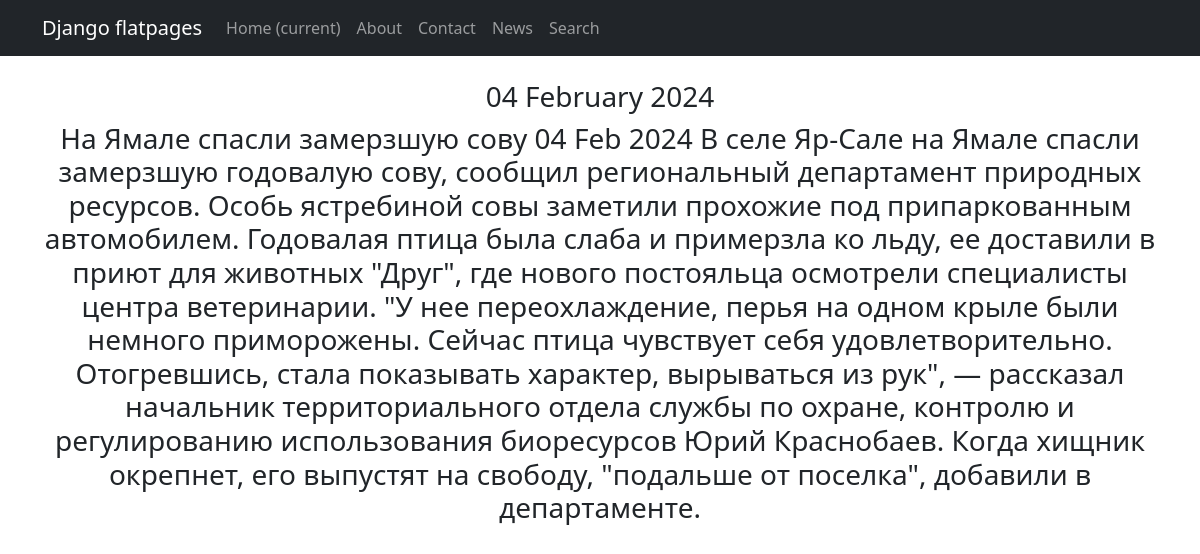
/news/6, run on the app's committed database.
### news/models.py (models this page shows, shortened)
class Post(models.Model):
    author = models.ForeignKey(Author, on_delete=models.CASCADE)
    categoryType = models.CharField(max_length=2, choices=CATEGORY_CHOICES, default=ARTICLE) #Выбор статьи или новости
    dateCreation = models.DateTimeField(auto_now_add=True) #Дата и время создания
    postCategory = models.ManyToManyField(Category, through='PostCategory') #Доп связь с категориями
    title = models.CharField(max_length=128) #Заголовок
    text = models.TextField() #текст
    rating = models.SmallIntegerField(default=0) #Рейтинг

### news/views.py (the view)
# urls.py: path('<int:pk>', NewDetail.as_view(), name='post_detail')
class NewDetail(DetailView):
    model = Post
    template_name = 'flatpages/new.html'
    context_object_name = 'new'

### news/templatetags/castom_filters.py (called while the page is built)
@register.filter()
def censor(value):
    bad_words = ('редиска', 'редиски', 'редисками', 'бяка', 'бяки', 'бука', 'буки', 'буки!', 'буками')
    if not isinstance(value, str):
        raise TypeError(f"unresolved type '{type(value)}' expected  type 'str'")
    specialsimbols=('!', ',', '.', ':', ';')
    for word in value.split():
        if word[len(word)-1] in specialsimbols:
            word = word[:len(word)-1]
        if word.lower() in bad_words:
            value = value.replace(word, f"{word[0]}{'*' * (len(word) - 1)}")
    return value

### news/templatetags/castom_tags.py (called while the page is built)
@register.simple_tag()
def current_time(format_string='%b %d %Y'):
   return datetime.utcnow().strftime(format_string)

### templates/flatpages/new.html (shortened to what this page needs)
{% extends 'flatpages/default.html' %}
{% load castom_filters %}
{% load castom_tags %}
{% block content %}
    <br>
    <h3>{% current_time '%d %B %Y' %}</h3>
    <tr>
        <h3><td>{{ new.title|censor }}</td>
        <td>{{ new.dateCreation|date:'d M Y' }}</td>
        <td>{{ new.text|censor }}</td>
    </tr></h3><br>
{% endblock content %}

### data on the page
Post: title|censor "На Ямале спасли замерзшую сову", dateCreation "04 Feb 2024", text|censor "В селе Яр-Сале на Ямале спасли замерзшую годовалую сову, сообщил региональный департамент природных ресурсов. Особь ястребиной совы заметили прохожие под припаркованным автомобилем. Годовалая птица была слаба и примерзла ко льду, ее доставили в приют для животных \"Друг\", где нового постояльца осмотрели специалисты центра ветеринарии. \"У нее переохлаждение, перья на одном крыле были немного приморожены. Сейчас птица чувствует себя удовлетворительно. Отогревшись, стала показывать характер, вырываться из рук\", — рассказал начальник территориального отдела службы по охране, контролю и регулированию использования биоресурсов Юрий Краснобаев. Когда хищник окрепнет, его выпустят на свободу,…"
